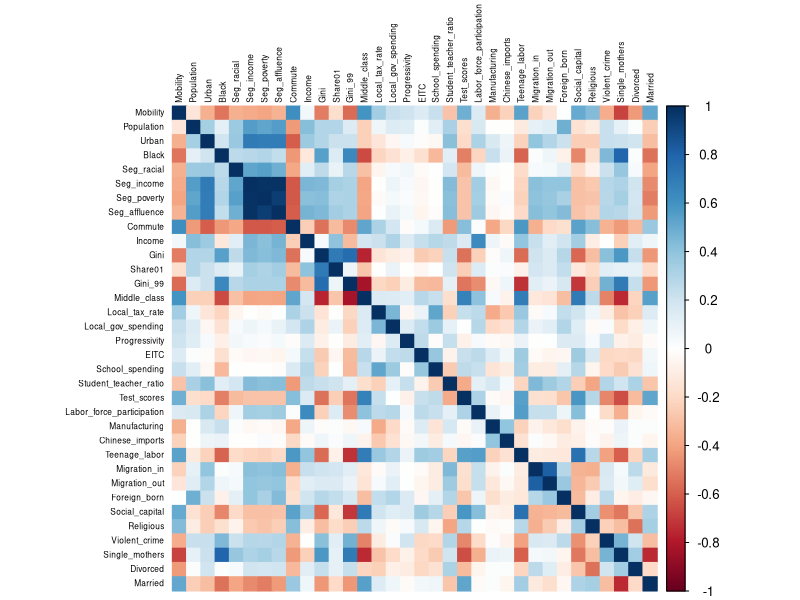
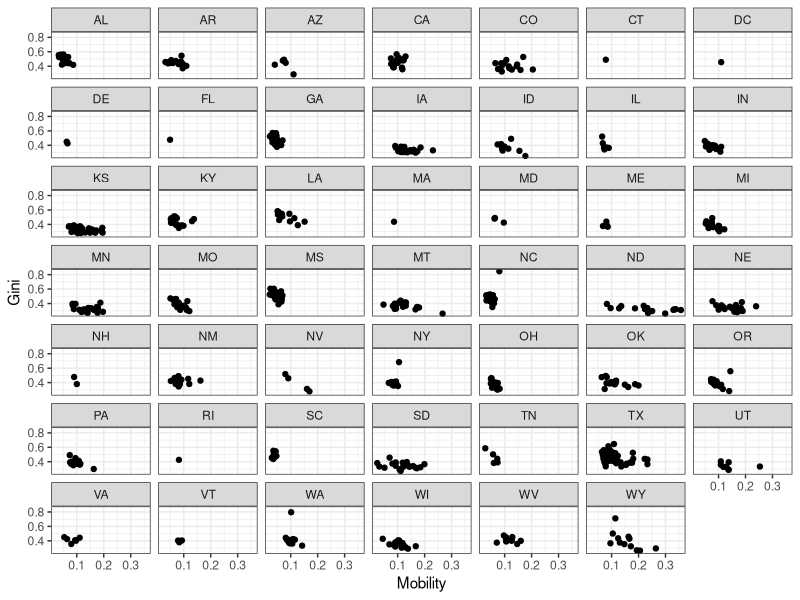

Here is the R script that generated these plots, in order:
## ---- chunk 1
knitr::opts_chunk$set(echo = TRUE)
## ---- chunk 2
# Import dependencies
library(ggplot2)
library(dplyr)
library(corrplot)
library(tidyr)

theme_set(theme_bw())

# Import data
mobility <- read.csv("mobility-all.csv", header = TRUE)
## ---- chunk 3
# Check which columns have NA/null values
print(colSums(is.na(mobility)))

# for (i in colSums(is.na(mobility))) {
#   if (i != 0) {print(i)}
# }
## ---- chunk 4
# Drop columns with >100 NA values
mobility <- mobility[,!(names(mobility) %in% c("Colleges","Tuition", "Graduation", "HS_dropout"))]

# Drop rows with NAs
mobility <- drop_na(mobility)
## ---- chunk 5
# Recheck NA
for (i in colSums(is.na(mobility))) {
  if (as.numeric(i) != 0) {print(i)}
}
## ---- chunk 6
mobility_numeric <- mobility[,!(names(mobility) %in% c("ID","Name", "State", "Latitude", "Longitude"))]

corrplot(cor(mobility_numeric),
         tl.col = "black",
         tl.cex = .5, 
         method = 'color')
## ---- chunk 7
# Drop highly correlated variables
mobility <- mobility[,!(names(mobility) %in% c("Seg_income","Seg_affluence", "Share01", "Gini_99"))]

mobility_numeric <- mobility[,!(names(mobility) %in% c("ID","Name", "State", "Latitude", "Longitude"))]
## ---- chunk 8
ggplot(mobility, aes(Mobility, Gini)) + 
  geom_point() +
  facet_wrap(~State)
## ---- chunk 9
northeast <- c("CT", "ME", "MA", "NH", "NJ", "NY", "PA", "RI", "VT")
southeast <- c("AL", "AR", "FL", "GA", "KY", "LA", "MS", "NC", "SC", "TN", "VA", "WV")
midwest <- c("IL", "IN", "IA", "KS", "MI", "MN", "MO", "NE", "ND", "OH", "SD", "WI")
southwest <- c("AZ", "NM", "OK", "TX")
west <- c("AK", "CA", "CO", "HI", "ID", "MT", "NV", "OR", "UT", "WA", "WY")

us_regions <- c(northeast, southeast, southwest, midwest, west)

count <- 1

for (i in mobility$State) {
  if (i %in% northeast) {
    mobility$region[count] <- "Northeast"
    }
  else if (i %in% southeast) {
    mobility$region[count] <- "Southeast"
  }
  count = count + 1 
}


